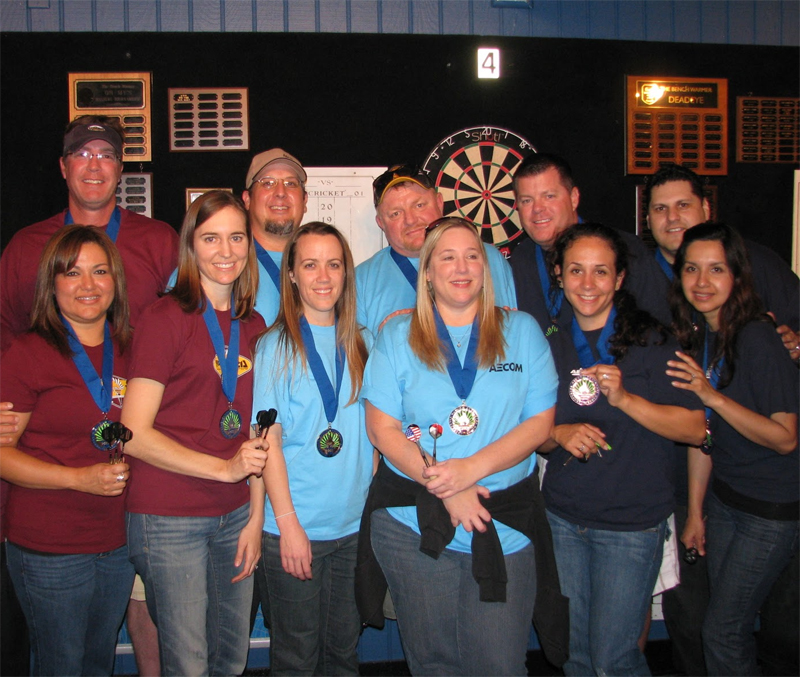
#> input picture dart5.jpg, 800 x 677 px, found by its file name
$ python dart.py
#> lines starting #> are read from the running program, lines starting #| are printed output that depends on the picture
### eval.py
import numpy as np
from pprint import pprint

# Calculates the precision, recall and F1 score for a detection task with targets and predictions made.
def eval(targets, predicts):

	# Counters for True Positives, False Positives and False Negatives
	TP, FP, FN = 0, 0, 0

	# If there are no targets and predicts: assign perfect precision, recall & f1
	if(len(targets) == 0 and len(predicts) == 0):
		return 0, 0, 0, 1, 1, 1

	# If there are targets but no predicts are made: assign all targets are FNs
	elif(len(targets) != 0 and len(predicts) == 0):
		FN = len(targets)
		p, r = precision(0, 0), recall(0, len(targets))
		return 0, 0, len(targets), p, r, f1(p, r)

	# If there are no targets but predicts are made: return all 0
	elif(len(targets) == 0 and len(predicts) != 0):
		return 0, len(predicts), 0, 0, 0, 0

	# If there are both targets and predicts
	else:

		# Calculate overlaps between each target and predict
		overlaps = [[iou(t, p) for p in predicts] for t in targets]

		# Apply threshold on overlaps to determine detections
		detections = np.asarray([[iouThreshold(x) for x in iou] for iou in overlaps])

		# for each row that has no 1s in the thresholded iou matrix, this reflect an object never detected (FN)
		for row in detections:
			if np.sum(row) == 0:
				FN +=1

		# for each col that has no 1s in the thresholded iou matrix, this reflects an incorrect prediction FP
		for i, col in enumerate(detections.T):
			if np.sum(col) == 0 and np.sum(detections[:, i]) != 0:
				FP +=1

		detections, fp = conflictResolver(detections)
		FP += fp
		TP = np.sum(detections)
	# calculates precision, recall and F1 score
	p, r = precision(TP, FP), recall(TP, FN)
	return TP, FP, FN, p, r, f1(p, r)

def conflictResolver(detections):
	FP = 0
	for j in range(detections.shape[1]):
		if np.sum(detections[:,j]) > 1:
			detections[:,j] = 0
	for i in range(detections.shape[0]):
		if np.sum(detections[i,:]) > 1:
			detections[i,:] = 0
	for col in detections.T:
		if np.sum(col) == 0:
			FP += 1


	return detections, FP


# Given two boundaries target and predict, determines prediction was correct based on IoU threshold
def iou(target, predict):
	Xt1, Yt1, Wt, Ht = target
	Xp1, Yp1, Wp, Hp = predict

	# Calculates bottom right corner of boundaries and their areas
	Xt2, Yt2 = Xt1 + Wt, Yt1 + Ht
	At = (Xt2 - Xt1) * (Yt2 - Yt1)

	Xp2, Yp2 = Xp1 + Wp, Yp1 + Hp
	Ap = (Xp2 - Xp1) * (Yp2 - Yp1)

	# Determines intersection rectangle corners
	Xi1 = max(Xt1, Xp1)
	Yi1 = max(Yt1, Yp1)
	Xi2 = min(Xt2, Xp2)
	Yi2 = min(Yt2, Yp2)


	# Intersection area
	intersectionWidth = Xi2 - Xi1
	intersectionHeight = Yi2 - Yi1

	# Checks for no overlap case
	if (intersectionWidth < 0) or (intersectionHeight < 0):
		return 0

	intersection = intersectionWidth * intersectionHeight
	# Union area
	union = At + Ap - intersection

	# IntersectionOverUnion
	iou = intersection/union
	return iou

def iouThreshold(iou, threshold = 0.5) :
	# Applies threshold to determine if positive or negative prediction
	if iou <= threshold:
		return 0
	else:
		return 1

# Calculates Recall measurement based on True Positive and False Negative counts
def recall(TP, FN):
	# If both 0, this is equal to 100% recall
	if(TP == 0 and FN == 0):
		return 1

	return TP / (TP+FN)

# Calculates Precision measurement based on True Positive and False Positive counts
def precision(TP, FP):

	# If both 0, this is equal to 100% precision
	if(TP == 0 and FP == 0):
		return 1.0
	return TP / (TP+FP)

# Calculates F1 Score based on precision and recall
def f1(precision, recall):
	if precision == 0 and recall == 0:
		return 0.0
	return 2.0 * ((precision*recall) / (precision+recall))

### dart.py
import numpy as np
import cv2 as cv
import argparse

from eval import eval

groundTruths = {'dart0.jpg': [[444, 14, 152, 175]],
                'dart1.jpg': [[196, 131, 195, 192]],
                'dart2.jpg': [[103, 97, 88, 88]],
                'dart3.jpg': [[325, 149, 64, 69]],
                'dart4.jpg': [[185, 96, 168, 194]],
                'dart5.jpg': [[434, 142, 90, 104]],
                'dart6.jpg': [[213, 118, 59, 61]],
                'dart7.jpg': [[256, 171, 114, 143]],
                'dart8.jpg': [[844, 219, 113, 118], [68, 254, 58, 85]],
                'dart9.jpg': [[205, 49, 228, 230]],
                'dart10.jpg': [[586, 130, 53, 81], [918, 150, 33, 63], [93, 104, 93, 109]],
                'dart11.jpg': [[176, 105, 56, 49]],
                'dart12.jpg': [[158, 79, 57, 133]],
                'dart13.jpg': [[275, 123, 126, 127]],
                'dart14.jpg': [[123, 103, 122, 123]],
                'dart15.jpg': [[155, 57, 125, 136]]
}

parser = argparse.ArgumentParser(description = 'Dartboard Detector')
parser.add_argument('--image', help='Path to image', default = 'dart5.jpg')
args = parser.parse_args()

# Uses classifier frontface.xml
dart_cascade = cv.CascadeClassifier('dartcascade/cascade.xml')


#detects image and returns array called 'faces' with subarrays containg x, y, width and height of all boxes around detected faces.
def detect(image):
#> called with image = 'images/positives/dart5.jpg'
    print(image)
    img = cv.imread(image)
#> img is the input picture: shape (677, 800, 3); mean B, G, R 68.7, 67, 80.7
    gray = cv.cvtColor(img, cv.COLOR_BGR2GRAY)
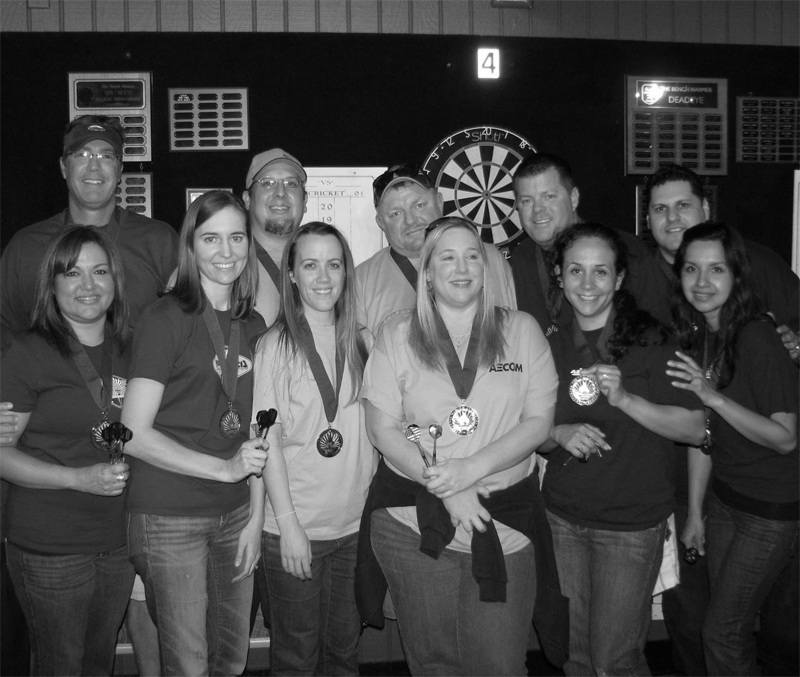
#> gray: shape (677, 800); min 0, max 255, mean 71.3
    gray = cv.equalizeHist(gray)
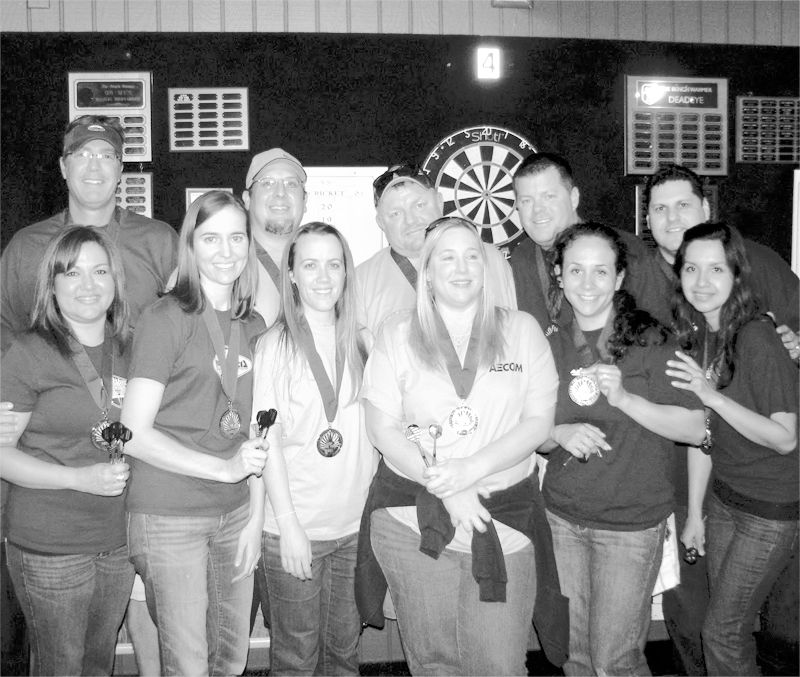
#> gray: shape (677, 800); min 0, max 255, mean 128.6
    dartboards = np.asarray(dart_cascade.detectMultiScale(image=gray, scaleFactor=1.1, minNeighbors=1, minSize=(50, 50), maxSize=(500,500)))
#> dartboards = [[367, 116, 179, 179]]

# highlights regions of interest and draws them onto the image.
    for (x,y,w,h) in dartboards:
        img = cv.rectangle(img,(x,y),(x+w,y+h),(0,255,0),2)
        roi_gray = gray[y:y+h, x:x+w]
        roi_color = img[y:y+h, x:x+w]
#> this loop made 1 pass
#> pass 1, in detect, `roi_gray = gray[y:y+h, x:x+w]`:
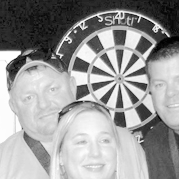
#> roi_gray: shape (179, 179); min 0, max 254, mean 152.2
#> pass 1, in detect, `roi_color = img[y:y+h, x:x+w]`:
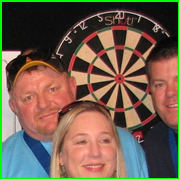
#> roi_color: shape (179, 179, 3); mean B, G, R 77.5, 92.9, 111.7
    for(x,y,w,h) in groundTruths[args.image]:
        img = cv.rectangle(img,(x,y),(x+w,y+h),(0,0,255),2)
        roi_gray = gray[y:y+h, x:x+w]
        roi_color = img[y:y+h, x:x+w]
#> this loop made 1 pass
#> pass 1, in detect, `img = cv.rectangle(img,(x,y),(x+w,y+h),(0,0,255),2)`:
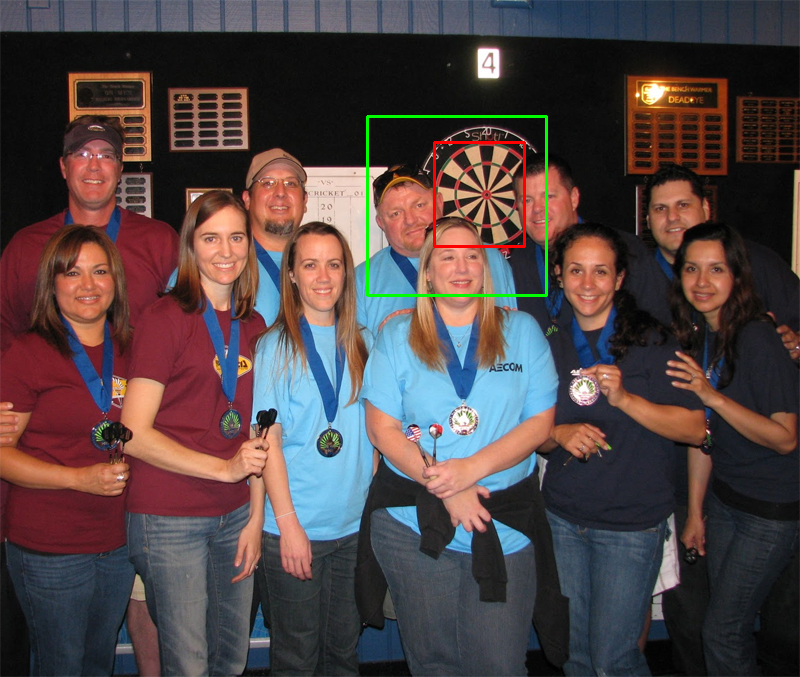
#> img: shape (677, 800, 3); mean B, G, R 68.2, 67.5, 80.7
#> pass 1, in detect, `roi_gray = gray[y:y+h, x:x+w]`:
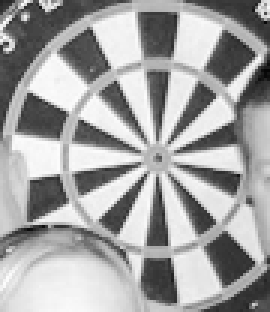
#> roi_gray: shape (104, 90) (shown 3 times larger); min 6, max 252, mean 163.1
#> pass 1, in detect, `roi_color = img[y:y+h, x:x+w]`:
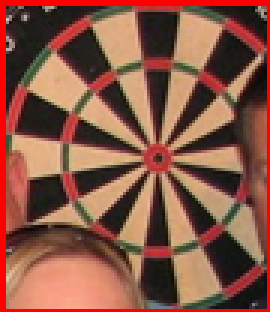
#> roi_color: shape (104, 90, 3) (shown 3 times larger); mean B, G, R 69.1, 86, 138.1
    dartboards_count = dartboards.shape[0]
#> dartboards_count = 1
#displays the image with roi
    print(eval(groundTruths[args.image], dartboards))
#> in eval, `overlaps = [[iou(t, p) for p in predicts] for t in targets]`: overlaps = [[0.292]]
#> in eval, `detections = np.asarray([[iouThreshold(x) for x in iou] for iou in ove..`: detections = [0]
#> the loop in eval, `for row in detections:` made 1 pass
#> (row, FN) on pass 1: ([0], 1)
#> after the loop in eval, `for row in detections:`: FN = 1
#> the loop in eval, `for i, col in enumerate(detections.T):` made 1 pass
#> after the loop in eval, `for i, col in enumerate(detections.T):`: FP = 0
#> after the loop in conflictResolver, `for j in range(detections.shape[1]):`: detections = [0]
#> the loop in conflictResolver, `for col in detections.T:` made 1 pass
#> after the loop in conflictResolver, `for col in detections.T:`: FP = 1
#> in eval, `TP = np.sum(detections)`: TP = 0
#| (0, 1, 1, 0.0, 0.0, 0.0)

    cv.imwrite('detected.jpg',img)


# images=('dart0.jpg','dart1.jpg','dart2.jpg','dart3.jpg','dart4.jpg','dart5.jpg','dart6.jpg','dart7.jpg','dart8.jpg','dart9.jpg','dart10.jpg','dart11.jpg','dart12.jpg','dart13.jpg','dart14.jpg', 'dart15.jpg')
# for i in images:
#     detect('images/positives/'+i, i)

detect('images/positives/'+args.image)
